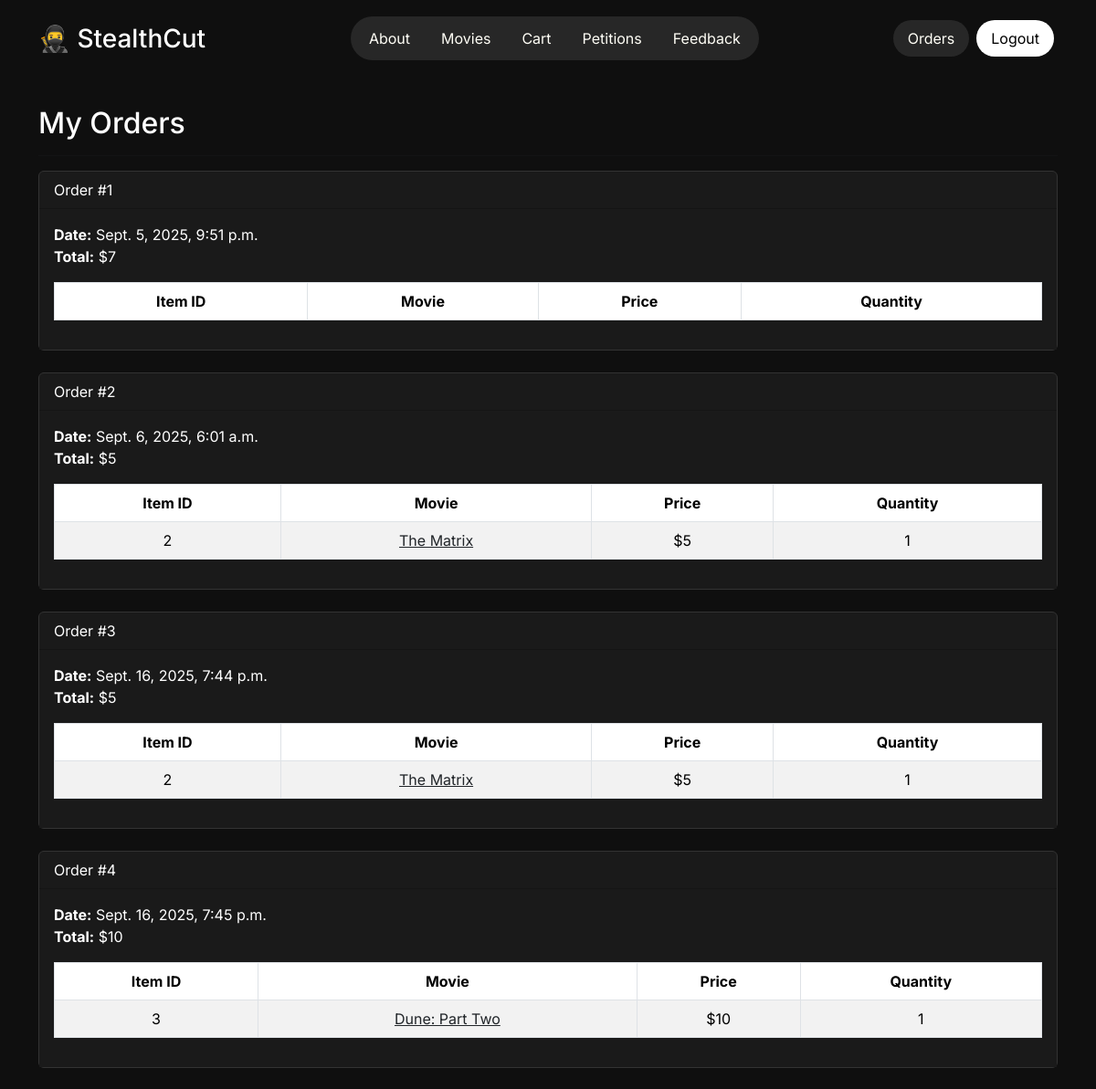
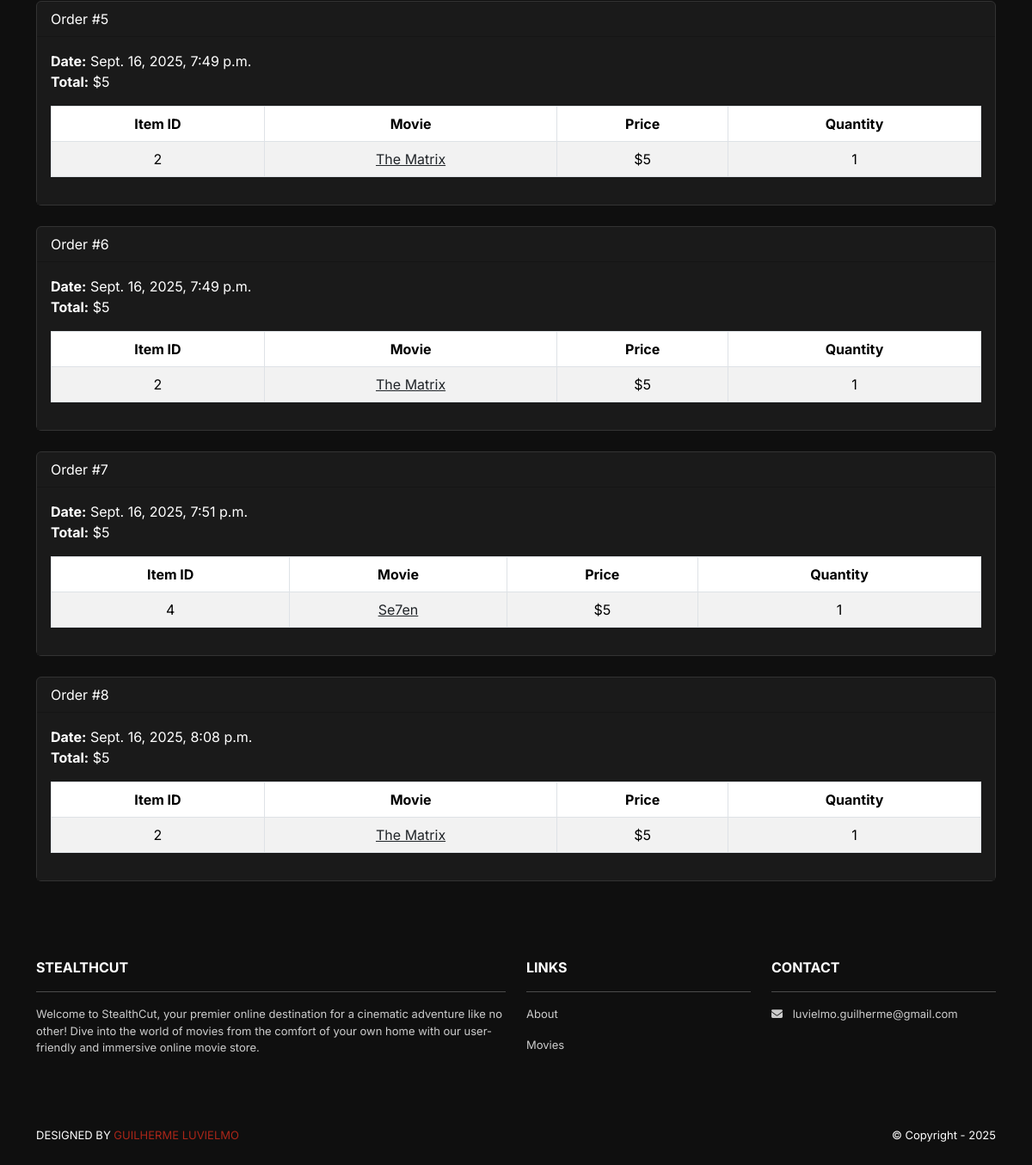
Page /accounts/orders/ (signed in) on the committed database (2 pictures, top to bottom).
### cart/models.py (models this page shows, shortened)
class Order(models.Model):
    id = models.AutoField(primary_key=True)
    total = models.IntegerField()
    date = models.DateTimeField(auto_now_add=True)
    user = models.ForeignKey(User, on_delete=models.CASCADE)

class Item(models.Model):
    id = models.AutoField(primary_key=True)
    price = models.IntegerField()
    quantity = models.IntegerField()
    order = models.ForeignKey(Order,
        on_delete=models.CASCADE)
    movie = models.ForeignKey(Movie,
        on_delete=models.CASCADE)

### movies/models.py (models this page shows, shortened)
class Movie(models.Model):
    id = models.AutoField(primary_key=True)
    name = models.CharField(max_length=255)
    price = models.IntegerField()
    description = models.TextField()
    image = models.ImageField(upload_to='movie_images/')

### accounts/views.py (the view)
# urls.py: path('orders/', views.orders, name='accounts.orders'),
@login_required
def orders(request):
    template_data = {}
    template_data['title'] = 'Orders'
    template_data['orders'] = request.user.order_set.all()
    return render(request, 'accounts/orders.html',
        {'template_data': template_data})

### accounts/templates/accounts/orders.html
{% extends 'base.html' %}
{% block content %}
<div class="p-3">
  <div class="container">
    <div class="row mt-3">
      <div class="col mx-auto mb-3">
        <h2>My Orders</h2>
        <hr />
        {% for order in template_data.orders %}
        <div class="card mb-4">
          <div class="card-header">
            Order #{{ order.id }}
          </div>
          <div class="card-body">
            <b>Date:</b> {{ order.date }}<br />
            <b>Total:</b> ${{ order.total }}<br />
            <table class="table table-bordered
              table-striped text-center mt-3">
              <thead>
                <tr>
                  <th scope="col">Item ID</th>
                  <th scope="col">Movie</th>
                  <th scope="col">Price</th>
                  <th scope="col">Quantity</th>
                </tr>
              </thead>
              <tbody>
                {% for item in order.item_set.all %}
                <tr>
                  <td>{{ item.movie.id }}</td>
                  <td>
                    <a class="link-dark"
                      href="{% url 'movies.show'
                      id=item.movie.id %}">
                      {{ item.movie.name }}
                    </a>
                  </td>
                  <td>${{ item.movie.price }}</td>
                  <td>{{ item.quantity }}</td>
                </tr>
                {% endfor %}
              </tbody>
            </table>
          </div>
        </div>
        {% endfor %}
      </div>
    </div>
  </div>
</div>
{% endblock content %}

### guilhermeluvielmogtmoviesstore/static/css/style.css (style rules this page uses)
body { font-family: 'Inter', sans-serif; background-color: #0f0f0f; }
.card { background-color: #1a1a1a !important; border: 1px solid #333 !important; color: white !important; }
.card-body { background-color: #1a1a1a !important; color: white !important; }
h1, h2, h3, h4, h5, h6 { color: white !important; }

### rows in the picture
Order: id "1", date "Sept. 5, 2025, 9:51 p.m.", total "7"
Order: id "2", date "Sept. 6, 2025, 6:01 a.m.", total "5"
Item: movie.id "2", movie.name "The Matrix", movie.price "5", quantity "1"
Order: id "3", date "Sept. 16, 2025, 7:44 p.m.", total "5"
Item: movie.id "2", movie.name "The Matrix", movie.price "5", quantity "1"
Order: id "4", date "Sept. 16, 2025, 7:45 p.m.", total "10"
Item: movie.id "3", movie.name "Dune: Part Two", movie.price "10", quantity "1"
Order: id "5", date "Sept. 16, 2025, 7:49 p.m.", total "5"
Item: movie.id "2", movie.name "The Matrix", movie.price "5", quantity "1"
Order: id "6", date "Sept. 16, 2025, 7:49 p.m.", total "5"
Item: movie.id "2", movie.name "The Matrix", movie.price "5", quantity "1"
Order: id "7", date "Sept. 16, 2025, 7:51 p.m.", total "5"
Item: movie.id "4", movie.name "Se7en", movie.price "5", quantity "1"
Order: id "8", date "Sept. 16, 2025, 8:08 p.m.", total "5"
Item: movie.id "2", movie.name "The Matrix", movie.price "5", quantity "1"
